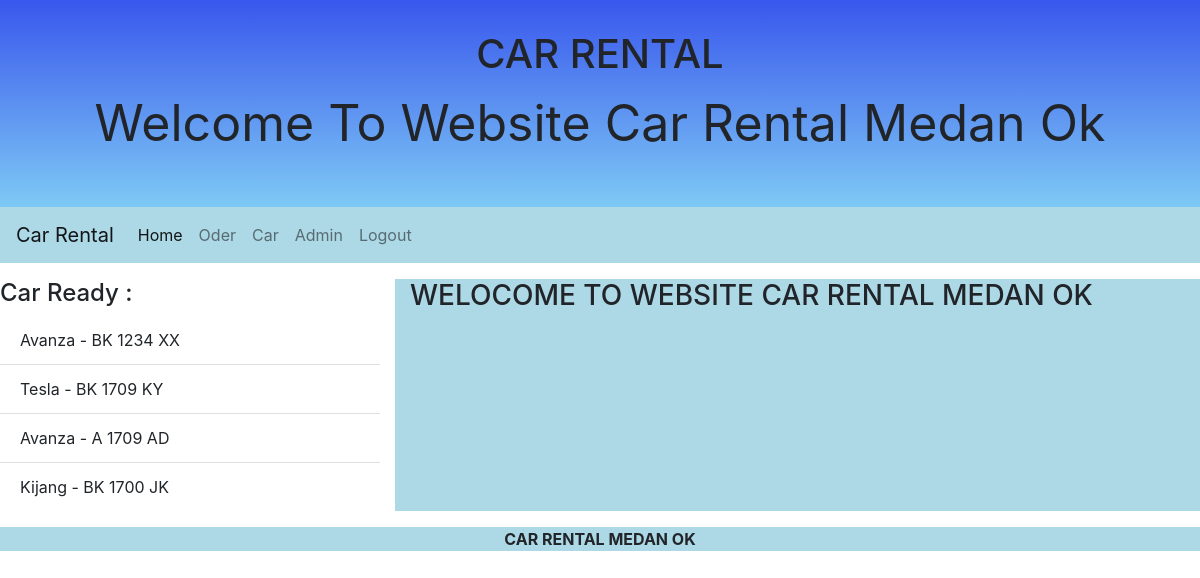
The app's page /index.php (signed in) with its own data.
### tables this page shows
CREATE TABLE `mobil` (
  `id_mobil` int(11) NOT NULL,
  `no_polisi` varchar(12) NOT NULL,
  `merk` varchar(90) NOT NULL,
  `tahun` varchar(10) NOT NULL,
  `harga` double NOT NULL,
  `s_mobil` varchar(20) NOT NULL
);

### index.php (the view, shortened to what this page needs)
<!doctype html>
<html lang="en">
  <head>
    <link rel="stylesheet" href="https://cdn.jsdelivr.net/npm/bootstrap@4.3.1/dist/css/bootstrap.min.css">
   <body>
   <div class="header">
  <h1>CAR RENTAL</h1>
  <p>Welcome To Website Car Rental Medan Ok</p>
  </div>
    <?php
    include("koneksi.php");
    ?>
 <div class="content ">
     <div class="row ">
         <div class="col-md-12">
         <nav class="navbar navbar-expand-lg  navbar-light  ">
  <a class="navbar-brand nav-color" href="#">Car Rental</a>
  <div class="collapse navbar-collapse nav-color" id="navbarSupportedContent">
    <ul class="navbar-nav mr-auto ">
      <li class="nav-item active">
        <a class="nav-link" href="?x=beranda">Home<span class="sr-only">(current)</span></a>
      </li>
      <li class="nav-item">
        <a class="nav-link" href="?x=order">Oder</a>
      </li>
      <li class="nav-item">
        <a class="nav-link" href="?x=mobil">Car</a>
      </li>
      <li class="nav-item">
        <a class="nav-link" href="?x=admin">Admin</a>
      </li>
      <li class="nav-item">
        <a class="nav-link" href="?x=keluar">Logout</a>
      </li>
    </ul>
  </div>
</nav>
         </div>
     </div>
     <div class="row mt-3 ">
       <div class="col-md-4">
      <h4>Car Ready : </h4>
      <div class="satu">
<ul class="list-group list-group-flush ">
        <?php
$cari=mysqli_query($koneksi,"select * from mobil where s_mobil='AKTIF'");
while($data=mysqli_fetch_array($cari)){
?>
  <li class="list-group-item"><?php echo $data['merk']." - ".$data['no_polisi']; ?></li>
 <?php
}
?>
</ul>
 </div>
      </div>
       <div class="col-md-8 nav-color ">
      <?php include "kontrol.php";
      ?>
  </div>
      </div>
        <div class="car1 mt-3">
          <div class="col-md-12 ">
          <p class=" car text-center font-weight-bold"> CAR RENTAL MEDAN OK</p>
          </div>
        </div>
      </div>
  </body>
</html>

### index.php (style rules this page uses)
.header { padding: 30px; text-align: center; background: linear-gradient(#3957ED, #7EC9F5); font-size: 50px; }
.navbar { overflow: hidden; background-color:lightblue; }
.car { background-color:lightblue; }
.car1 { background-color: lightblue; }
.nav-color { background:lightblue; }
.satu { color:"lightblue"; }

### records on screen
mobil: merk "Avanza", no_polisi "BK 1234 XX"
mobil: merk "Tesla", no_polisi "BK 1709 KY"
mobil: merk "Avanza", no_polisi "A 1709 AD"
mobil: merk "Kijang", no_polisi "BK 1700 JK"
